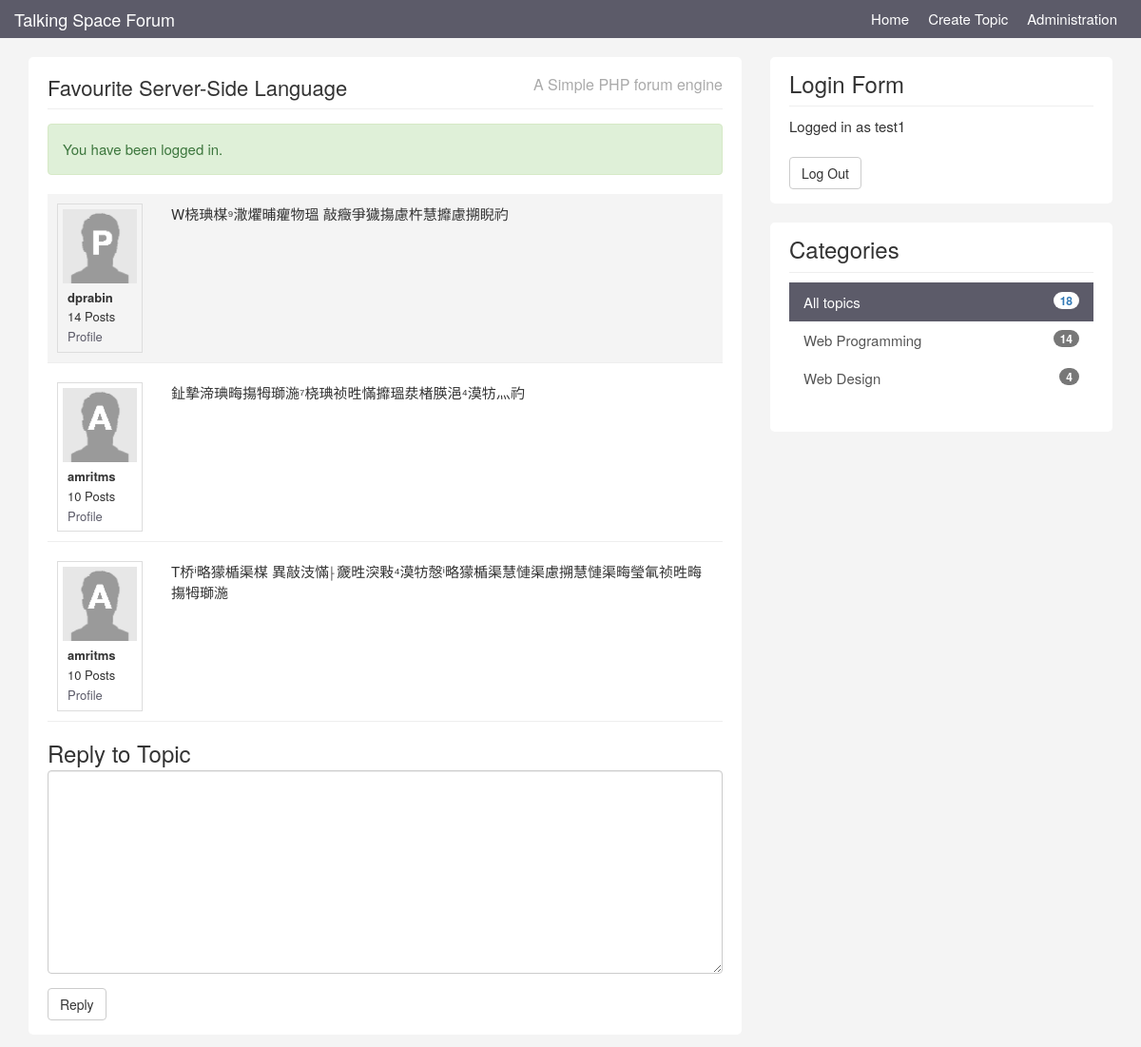
Screenshot of /topic.php?id=1 (signed in) with the database file from the repository.
### tables this page shows
CREATE TABLE `topics` (
  `id` int(11) NOT NULL AUTO_INCREMENT,
  `category_id` int(11) NOT NULL,
  `user_id` int(11) NOT NULL,
  `title` varchar(200) NOT NULL,
  `body` text NOT NULL,
  `last_activity` datetime NOT NULL,
  `create_date` timestamp NOT NULL DEFAULT CURRENT_TIMESTAMP,
  PRIMARY KEY (`id`)
);

CREATE TABLE `users` (
  `id` int(11) NOT NULL AUTO_INCREMENT,
  `name` varchar(100) NOT NULL,
  `email` varchar(100) NOT NULL,
  `avatar` varchar(100) NOT NULL,
  `username` varchar(20) NOT NULL,
  `password` varchar(64) NOT NULL,
  `about` text NOT NULL,
  `last_activity` datetime NOT NULL,
  `join_date` timestamp NOT NULL DEFAULT CURRENT_TIMESTAMP,
  PRIMARY KEY (`id`)
);

CREATE TABLE `replies` (
  `id` int(11) NOT NULL AUTO_INCREMENT,
  `topic_id` int(11) NOT NULL,
  `user_id` bigint(20) NOT NULL,
  `body` text NOT NULL,
  `create_date` timestamp NOT NULL DEFAULT CURRENT_TIMESTAMP,
  PRIMARY KEY (`id`)
);

CREATE TABLE `categories` (
  `id` int(11) NOT NULL AUTO_INCREMENT,
  `name` varchar(255) NOT NULL,
  `description` text NOT NULL,
  PRIMARY KEY (`id`)
);

### htdocs/libraries/Template.php (called while the page is built, shortened)
<?php
class Template {
    protected $template;
    public function __construct($template){
        $this->template = $template;
    }
    public function __toString(){
        include basename($this->template);
        return ob_get_clean();
    }
}

### htdocs/libraries/Database.php (called while the page is built, shortened)
<?php
class Database{
    private $host = DB_HOST;
    private $user = DB_USER;
    private $pass = DB_PASS;
    private $dbname = DB_NAME;
    private $dbh;
    private $stmt;
    public function __construct(){
        $dsn = 'mysql:host=' . $this->host . ';dbname=' . $this->dbname;
        $options = array(
            PDO::ATTR_PERSISTENT => true,
            PDO::ATTR_ERRMODE => PDO::ERRMODE_EXCEPTION
        );
        try {
            $this->dbh = new PDO($dsn, $this->user, $this->pass, $options);
        }catch (PDOException $e) {
            $this->error = $e->getMessage();
        }
    }
    public function query($query){
        $this->stmt = $this->dbh->prepare($query);
    }
    public function bind($param, $value, $type = null){
        if (is_null($type)) {
            switch (true) {
                default:
                    $type = PDO::PARAM_STR;
            }
        }
        $this->stmt->bindValue($param, $value, $type);
    }
    public function execute(){
        return $this->stmt->execute();
    }
    public function resultset(){
        $this->execute();
        return $this->stmt->fetchAll(PDO::FETCH_ASSOC);
    }
    public function single(){
        $this->execute();
        return $this->stmt->fetch(PDO::FETCH_ASSOC);
    }
    public function rowCount(){
        return $this->stmt->rowCount();
    }
}
?>

### htdocs/libraries/Topic.php (called while the page is built, shortened)
<?php
class Topic {
    private $db;
    public function __construct(){
        $this->db = new Database;
    }
    public function getTopic($id){
        $this->db->query('select topics.*, users.username, users.name, users.avatar from topics
        inner join users on topics.user_id=users.id
        where topics.id = :id');
        $this->db->bind(':id',$id);
        $row = $this->db->single();
        return $row;
    }
    public function getReplies($topic_id){
        $this->db->query('select replies.*,users.* from replies
        inner join users on replies.user_id=users.id
        where replies.topic_id = :topic_id
        order by create_date asc');
        $this->db->bind(':topic_id',$topic_id);
        $rows = $this->db->resultset();
        return $rows;
    }
}

### htdocs/helpers/db_helper.php (called while the page is built, shortened)
<?php
    function getCategories(){
        $db=new Database;
        $db->query('select * from categories');
        $results = $db->resultset();
        return $results;
    }
    function userPostCount($user_id){
        $db = new Database;
        $db->query('select * from topics where user_id = :user_id');
        $db->bind(':user_id',$user_id);
        $rows = $db->resultset();
        $topic_count = $db->rowCount();
        $db->query('select * from replies where user_id = :user_id');
        $db->bind(':user_id',$user_id);
        $rows = $db->resultset();
        $reply_count = $db->rowCount();
        return $topic_count + $reply_count;
    }
    function postCountByCategory($category_id){
        $db = new Database;
        $db->query('select * from topics where category_id = :category_id');
        $db->bind(':category_id',$category_id);
        $result = $db->resultset();
        $category_count = $db->rowCount();
        return $category_count;
    }
    function totalPostCount(){
        $db = new Database;
        $db->query('select * from topics where 1');
        $result = $db->resultset();
        $count = $db->rowCount();
        return $count;
    }
?>

### htdocs/helpers/format_helper.php (called while the page is built, shortened)
<?php
function is_active($category){
    if(isset($_GET['category'])){
        if($_GET['category'] == $category){
            return 'active';
        } else {
            return '';
        }
    } else {
        if($category == null){
        return 'active';
        }
    }
}
?>

### htdocs/templates/topic.php (the view, shortened to what this page needs)
<?php include('includes/header.php'); ?>
<ul id="topics">
    <li id="main-topic" class="topic topic">
        <div class="row">
            <div class="col-md-2">
                <div class="user-info">
                    <img class="avatar pull-left" src="images/avatars/<?php echo $topic['avatar']; ?>" />
                    <ul>
                        <li><strong><?php echo $topic['username']; ?></strong></li>
                        <li><?php echo userPostCount($topic['user_id']); ?> Posts</li>
                        <li><a href="<?php echo BASE_URI; ?>topics.php?user=<?php echo $topic['user_id']; ?>">Profile</a>  </li>
                    </ul>
                </div>
            </div>
        <div class="col-md-10">
            <div class="topic-content pull-right">
                <?php echo $topic['body']; ?>
            </div>
        </div>
    </li>
    <?php foreach($replies as $reply) : ?>
    <li class="topic topic">
        <div class="row">
            <div class="col-md-2">
                <div class="user-info">
                    <img class="avatar pull-left" src="images/avatars/<?php echo $reply['avatar']; ?>" />
                    <ul>
                        <li><strong><?php echo $reply['username']; ?></strong></li>
                        <li><?php echo userPostCount($reply['user_id']); ?> Posts</li>
                        <li><a href="<?php echo BASE_URI; ?>topics.php?user=<?php echo $reply['user_id']; ?>">Profile</a>  </li>
                    </ul>
                </div>
            </div>
        <div class="col-md-10">
            <div class="topic-content pull-right">
                <?php echo $reply['body']; ?>
            </div>
        </div>
    </li>
    <?php endforeach; ?>
</ul>
<h3>Reply to Topic</h3>
<?php if(isLoggedIn()) : ?>
    <form role="form" method="post" action="topic.php?id=<?php echo $topic['id']?>">
        <div class="form-group">
            <textarea id="reply" rows="10" cols="80" class="form-control" name="body"></textarea>
        </div>
        <button name="do_reply" type="submit" class="btn btn-default">Reply</button>
    </form>
<?php else : ?>
    <p>Please Login to Reply</p>
<?php endif; ?>
<?php include('includes/footer.php'); ?>

### htdocs/templates/includes/footer.php (shortened to what this page needs)
                    </div>
                </div>
            </div>
            <div class="col-md-4">
                <div class="sidebar">
                    <div class="block">
                        <h3>Login Form</h3>
                        <?php if(isLoggedIn()) : ?>
                            <div class="userdata">
                                Logged in as <?php echo getUser()['name']; ?>
                            </div>
                            <br />
                            <form role="form" method="post" action="logout.php">
                                <input type="submit" name="do_logout" class="btn btn-default" value="Log Out" />
                            </form>
                        <?php endif; ?>
                    </div>
                    <div class="block">
                        <h3>Categories</h3>
                        <div class="list-group">
                            <a href="topics.php" class="list-group-item <?php echo is_active(null); ?>">All topics <span class="badge pull-right"><?php echo totalPostCount() ;?></span></a>
                            <?php foreach(getCategories() as $category) : ?>
                                <a href="topics.php?category=<?php echo $category['id']; ?>" class="list-group-item <?php echo is_active($category['id']); ?>">
                                    <?php echo $category['name']; ?>
                                    <span class="badge pull-right">
                                        <?php echo postCountByCategory($category['id']) ;?>
                                    </span>
                            </a>
                            <?php endforeach; ?>
                        </div>
                    </div>
                </div>
            </div>
        </div>
    </div>
  </body>
</html>

### htdocs/templates/css/custom.css (style rules this page uses)
body { padding-top:60px; background: #f4f4f4; font-size: 15px; }
a { color:#5c5b69; }
ul { padding: 0; margin:0; list-style: none; }
h3 { margin-bottom: 5px; }
.block { background: #fff; border-radius: 5px; padding: 15px 20px; margin-bottom:20px; }
.sidebar .block h3 { margin: 0 0 10px 0; padding-bottom: 10px; border-bottom: #eee solid 1px; }
.topic { border-bottom: #eee solid 1px; margin-bottom: 10px; padding:10px; }
.topic-content { width:100%; }
img.avatar { width: 100%; }
a.list-group-item.active, a.list-group-item.active:hover, a.list-group-item.active:focus { background: #5c5b69; border-radius: 0; }
.list-group-item { border:0; }
#main-topic { background: #f4f4f4; padding: 10px; }
.user-info { border: #ddd solid 1px; padding:5px; overflow: hidden; font-size: 13px; }
.user-info img { display: block; margin-bottom: 5px; }
.user-info ul { list-style: none; margin: 10px 0 0 5px; }
.user-info li { line-height: 1.6em; }

### rows the page displays
topics: user.avatar (picture), user.username "dprabin", body "W桡琠楳⁹潵爠晡癯物瑥⁳敲癥爭獩摥⁬慮杵慧攠慮搠睨礿"
replies: user.avatar (picture), user.username "amritms", user_id "10", body "䤠摯渧琠畮摥牳瑡湤⁷桡琠祯甠慲攠瑥汬楮朠浥⁴漠牥灬礿"
replies: user.avatar (picture), user.username "amritms", user_id "10", body "T桥ⁱ略獴楯渠楳⁳異敲⁣汥慲⸠奯甠湥敤⁴漠牥慤ⁱ略獴楯渠慧慩渠慮搠慧慩渠畮瑩氠祯甠畮摥牳瑡湤"
categories: name "Web Programming", id "14"
categories: name "Web Design", id "4"

### other values shown
$title "Favourite Server-Side Language"
$message "You have been logged in."
userPostCount($topic['user_id']) "14"
getUser()['name'] "test1"
totalPostCount() "18"
